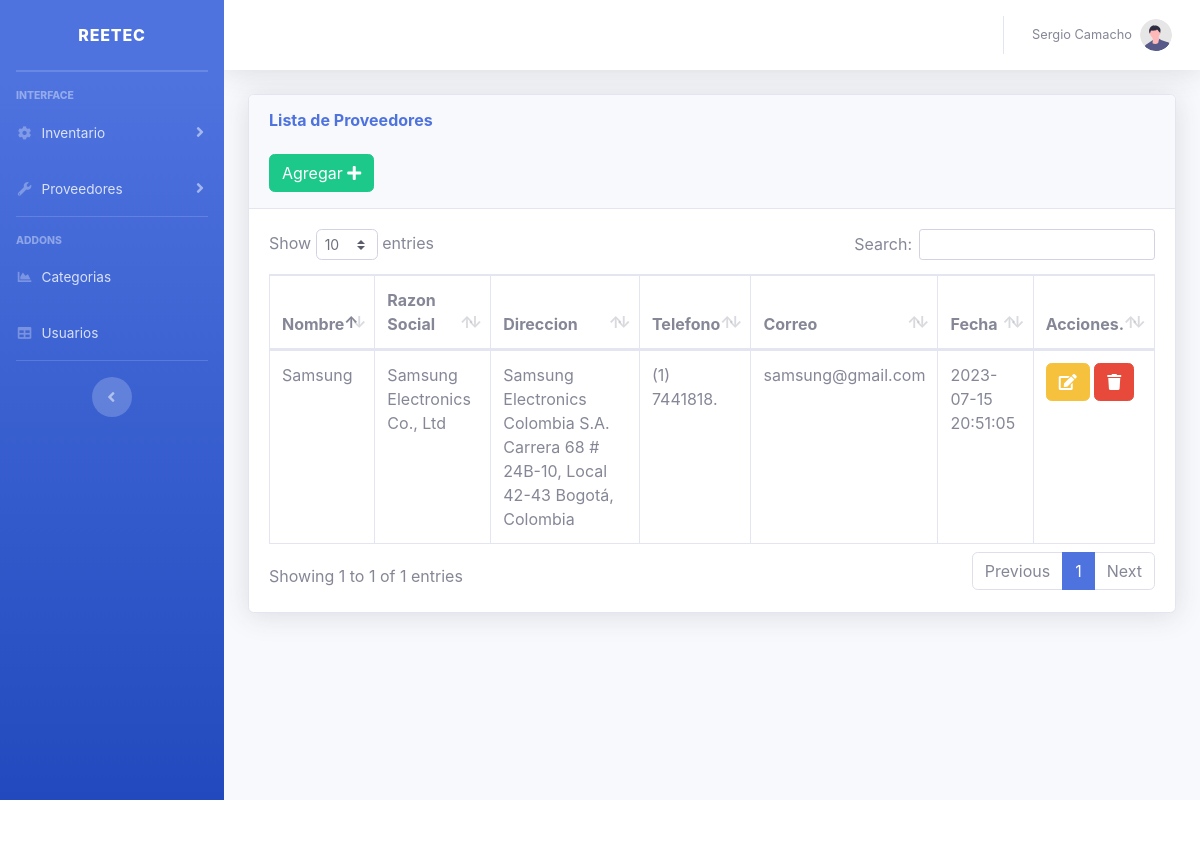
Screenshot of /views/proveedores.php (signed in) with the database file from the repository.
### tables this page shows
CREATE TABLE `proveedores` (
  `id` int(11) NOT NULL,
  `name` varchar(150) NOT NULL,
  `r_social` varchar(250) NOT NULL,
  `direccion` varchar(250) NOT NULL,
  `telefono` varchar(50) NOT NULL,
  `rfc` varchar(250) NOT NULL,
  `correo` varchar(150) NOT NULL,
  `fecha` timestamp NOT NULL DEFAULT current_timestamp() ON UPDATE current_timestamp()
);

### views/proveedores.php (the view, shortened to what this page needs)
<?php include "../includes/header.php"; ?>
<body id="page-top">
    <div class="container-fluid">
        <div class="card shadow mb-4">
            <div class="card-header py-3">
                <h6 class="m-0 font-weight-bold text-primary">Lista de Proveedores</h6>
                <br>
                <button type="button" class="btn btn-success" data-toggle="modal" data-target="#prov">
                    <span class="glyphicon glyphicon-plus"></span> Agregar <i class="fa fa-plus"></i> </a></button>
            </div>
            <div class="card-body">
                <div class="table-responsive">
                    <table class="table table-bordered" id="dataTable" width="100%" cellspacing="0">
                        <thead>
                            <tr>
                                <th>Nombre</th>
                                <th>Razon Social</th>
                                <th>Direccion</th>
                                <th>Telefono</th>
                                <th>Correo</th>
                                <th>Fecha</th>
                                <th>Acciones.</th>
                            </tr>
                        </thead>
                        <tbody>
                            <?php
                            require_once("../includes/db.php");
                            $result = mysqli_query($conexion, "SELECT * FROM proveedores ");
                            while ($fila = mysqli_fetch_assoc($result)) :
                            ?>
                                <tr>
                                    <td><?php echo $fila['name']; ?></td>
                                    <td><?php echo $fila['r_social']; ?></td>
                                    <td><?php echo $fila['direccion']; ?></td>
                                    <td><?php echo $fila['telefono']; ?></td>
                                    <td><?php echo $fila['correo']; ?></td>
                                    <td><?php echo $fila['fecha']; ?></td>
                                    <td>
                                        <button type="button" class="btn btn-warning" data-toggle="modal" data-target="#editar<?php echo $fila['id']; ?>">
                                            <i class="fa fa-edit "></i>
                                        </button>
                                        <a href="../includes/eliminar_prov.php?id=<?php echo $fila['id'] ?>" class="btn btn-danger btn-del">
                                            <i class="fa fa-trash "></i></a>
                                    </td>
                                </tr>
                            <?php endwhile; ?>
                        </tbody>
                    </table>
                </div>
            </div>
        </div>
    </div>
    </div>
    </div>
    </div>
</body>
<?php include "../includes/footer.php"; ?>
</html>

### rows the page displays
proveedores: name "Samsung", r_social "Samsung Electronics Co., Ltd", direccion "Samsung Electronics Colombia S.A. Carrera 68 # 24B-10, Local 42-43 Bogotá, Colombia", telefono "(1) 7441818.", correo "samsung@gmail.com", fecha "2023-07-15 20:51:05"

### other values shown
$_SESSION['usuario'] "Sergio Camacho"
